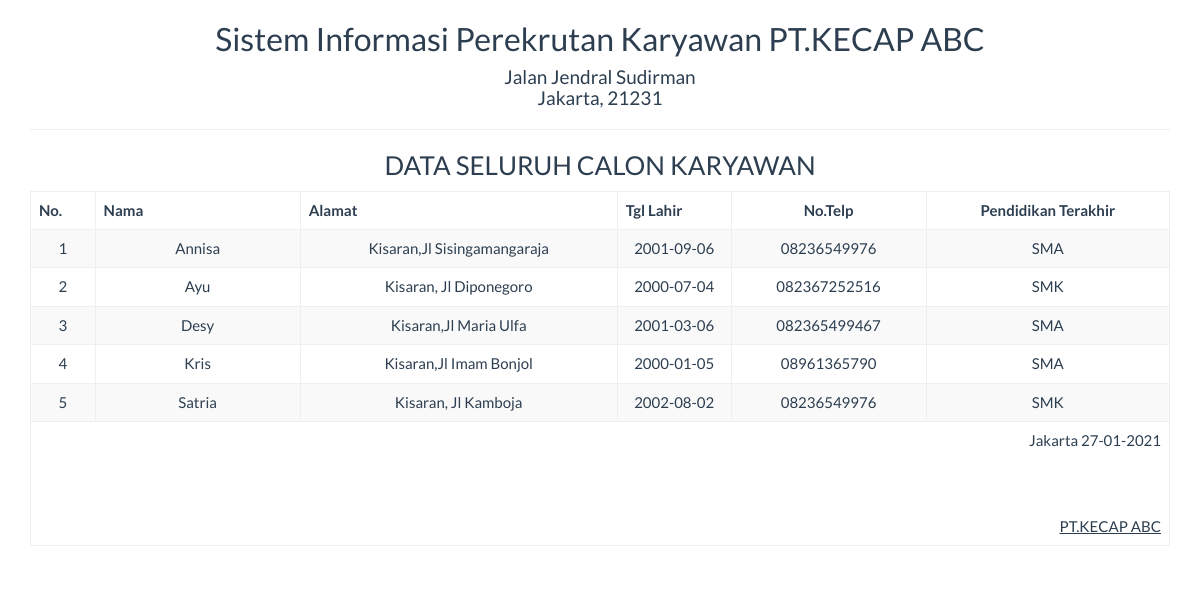
Screenshot of /report/calon_semua.php with the database file from the repository.
### tables this page shows
CREATE TABLE `tb_pelamar` (
  `id` int(5) NOT NULL,
  `nama` varchar(35) NOT NULL,
  `alamat` varchar(50) NOT NULL,
  `tgl_lahir` date NOT NULL,
  `no_telp` varchar(13) NOT NULL,
  `p_terakhir` varchar(35) NOT NULL
);

### report/calon_semua.php (the view, shortened to what this page needs)
<!DOCTYPE html>
<html>
    <head>
        <link href="../Assets/css/bootstrap.min.css" rel="stylesheet" type="text/css"/>
    </head>
    <body onload="print()">
        <?php
        include '../config/koneksi.php';
        ?>
        <div class="container">
            <div class='row'>
                <div class="col-sm-12">
                    <div class="text-center">
                        <h2>Sistem Informasi Perekrutan Karyawan PT.KECAP ABC</h2>
                        <h4>Jalan Jendral Sudirman <br> Jakarta, 21231</h4>
                        <hr>
                        <h3>DATA SELURUH CALON KARYAWAN</h3>
                        <table class="table table-bordered table-striped table-hover">
                        <tbody>
                                <thead>
								<tr>
									<th>No.</th>
                                    <th width="18%">Nama</th>
                                    <th>Alamat</th>
                                    <th width="10%">Tgl Lahir</th>
                                    <th><center>No.Telp</center></th>
                                    <th><center>Pendidikan Terakhir</center></th>
								</tr>
								</thead>
							<tbody>
                            <?php
                            $sql = "SELECT * FROM tb_pelamar";
                            $query = mysqli_query($koneksi, $sql) or die("SQL Anda Salah");
                            $nomor = 0;
                            while ($data = mysqli_fetch_array($query)) {
                                $nomor++;
                                ?>
                                <tr>
                                    <td><?= $nomor ?></td>
									<td><?= $data['nama'] ?></td>
                                    <td><?= $data['alamat'] ?></td>
                                    <td><?= $data['tgl_lahir'] ?></td>
									<td><?= $data['no_telp'] ?></td>
									<td><?= $data['p_terakhir'] ?></td>
                                </tr>
                            <?php } ?>
							</tbody>
                        </tbody>
                            <tfoot>
                                <tr>
                                    <td colspan="8" class="text-right">
                                        Jakarta  <?= date("d-m-Y") ?>
                                        <br><br><br><br>
                                        <u>PT.KECAP ABC</u><br>
									</td>
								</tr>
							</tfoot>
                        </table>
                    </div>
                </div>
            </div>
    </body>
</html>

### rows the page displays
tb_pelamar: nama "Annisa", alamat "Kisaran,Jl Sisingamangaraja", tgl_lahir "2001-09-06", no_telp "08236549976", p_terakhir "SMA"
tb_pelamar: nama "Ayu", alamat "Kisaran, Jl Diponegoro", tgl_lahir "2000-07-04", no_telp "082367252516", p_terakhir "SMK"
tb_pelamar: nama "Desy", alamat "Kisaran,Jl Maria Ulfa", tgl_lahir "2001-03-06", no_telp "082365499467", p_terakhir "SMA"
tb_pelamar: nama "Kris", alamat "Kisaran,Jl Imam Bonjol", tgl_lahir "2000-01-05", no_telp "08961365790", p_terakhir "SMA"
tb_pelamar: nama "Satria", alamat "Kisaran, Jl Kamboja", tgl_lahir "2002-08-02", no_telp "08236549976", p_terakhir "SMK"
